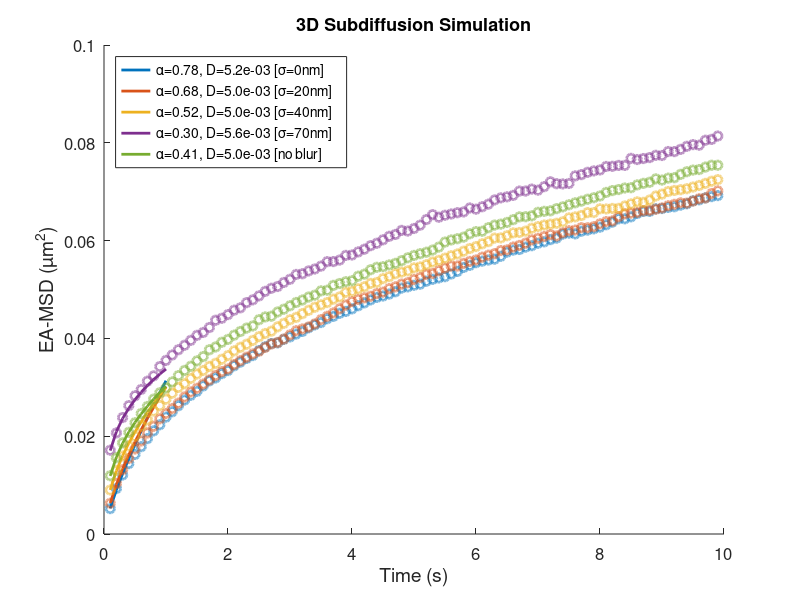

Source code (MATLAB): (Note: this script raises an error after producing the figure.)
%{
Author: Yu-Huan Wang (Kim Lab at UIUC) - yuhuanw2@illinois.edu
    Creation date: 9/24/2024
    Last update date: 

Description: This code simulation the diffusion following fractional
Brownian Motion (fBM), this allows subdiffusion simulation

I added the effect of locErr & motion blur compared to subdiffSim.m

Old: I used for loop to genearte tracks, instead of stroing in a structure

There're two fitting methods to choose from: 1) linear fitting in log
scale. 2) non-linear fitting in log scale
fBM core: 10.1103/PhysRevE.110.014105 (Eq.1)
---------------------------------------------------------------------------
%}

clear, clc, close all

simPath = 'C:\Users\yuhuanw2\Documents\MATLAB\simDiffusion\'; cd( simPath)
strain = 'sim';

% imaging parameters
nTracks = 10000; 
nFrames = 100;      % frane number: 100 frames
frameT = 100e-3;    % frame interval: 500 ms
expT = 100e-3;      % exposure time: 100 ms
dt = expT/ 5;       % simulation step time: 20 ms

% secondary parameters
nInterval = frameT/ dt;         % number of simulation steps per frame
nAvg = expT/ dt;                % number of averaging steps per exposure
nSteps = nFrames* nInterval;    % simulation steps, simulation track length
time = dt* nInterval*( 1:nFrames-1); % readout time points

% diffusion parameters
alpha = 0.4;        % subdiffusion exponent
D = 0.005;          % um^2/s
locErr = 20e-3;     % 20 nm, unit: um


fprintf( '~~~~ Simulation Starts ~~~~\n')
fprintf( '   D = %.1g,  frameT = %d ms,  nFrame = %d,  locErr = %.1g nm\n', D, frameT*1e3, nFrames, locErr*1e3)
fprintf( '   dt = %d ms,  nAvg = %d steps,  overall movement: %.2f um\n', dt*1e3, nAvg, sqrt( 2*D*frameT*nFrames))
fprintf( '   locErr^2 = %d nm^2, motion blur = %.2f nm^2\n\n', locErr^2* 1e6, 2*D*expT^alpha/ (1+alpha)/ (2+alpha)* 1e6)

%% Subdiffusion simulation (fBM)

t = dt*( 1: nSteps);    covMat = zeros( nSteps);

tStart = tic;

% creating the covariance matrix
for i = 1: nSteps
    for j = 1: i
        % symmetric matrix, only calculate lower half
        covMat( i, j) = t(i)^alpha + t(j)^alpha - abs( t(i)-t(j))^alpha;        
    end
end

% Cholesky decomposition
L = chol( D* covMat, 'lower');
fprintf( '~~~~  Time: %.2f s (Covariance Matrix Created)  ~~~~\n\n', toc( tStart))


%% Create Tracks & MSD Plotting

close all

figure( 'Position', [1000 400 420 400])
colorList = get( gca,'colororder');     colorList = repmat( colorList, [2, 1]);

fitR = 1: 3; % fitting region of MSD
dim = 3; % dimension of the system

linearFitFlag = 1; % 1: linear fit, 2: non-linear fit

locErrList = [ 0 20 40 70 0]* 1e-3;
% locErrList = [ 30 40 50 60 70]* 1e-3;
% nTracks = 50000;

blurFlag = true( 1, length( locErrList));
blurFlag( end) = false;

fitResult = nan( length( locErrList), 2);

for c = 1: length( locErrList)

    locErr = locErrList( c);
    EnsMSD = nan( nTracks, nFrames-1);
    
    tStart = tic;
    for i = 1: nTracks
        
        traj = L* randn( nSteps, 3); % subdiffusive tracks
        locE = sqrt( 2*locErr^2)* randn( nSteps, 3); % unit: um
        
        trajLoc = traj + locE;
        
        if logical( blurFlag( c))
            % motion blur: average position of every nAvg frames 
            tmp = reshape( trajLoc', 3, nInterval, []); % divide by each frame
            trajAvg = squeeze( mean( tmp( :, 1:nAvg, :), 2))'; % average over the exposure
        else
            trajAvg = traj( 1: nInterval: end, :);
        end
            
        dr = trajAvg( 2:end, :) - trajAvg( 1, :);

        MSD = sum( dr.^2, 2); % squared displacement (t-1 timelags)
        EnsMSD( i, :) = MSD; % store it in ensemble MSD matrix (fixed length) for EA-MSD plotting
    end

    eaMSD = mean( EnsMSD, 1);
    time = (1: nFrames-1)* dt*nInterval; % readout time points

    if logical( blurFlag( c))
        note = sprintf( '\\sigma=%dnm', locErr*1e3);
    else
        note = 'no blur';
    end
    
    % plot MSD
    scatter( time, eaMSD, 40, 'LineWidth', 2, 'MarkerEdgeColor', colorList( c,:),...
        'MarkerEdgeAlpha', 0.5, 'HandleVisibility','off'), hold on


    % linear fit in log-log scale 
    f = polyfit( log( time( fitR)), log( eaMSD( fitR)), 1);
    alphaFit = f(1);    DFit = exp( f(2))/ (2*dim);
    
    if logical( linearFitFlag)
        % plot linear fit
        tFit = time( 1: round( end/10));  MSDFit =  2* dim* DFit* tFit.^ alphaFit;
        plot( tFit, MSDFit, 'LineWidth', 2, 'color', colorList( c,:), ...
            'DisplayName', sprintf( '\\alpha=%.2f, D=%.1e [%s]', alphaFit, DFit, note))
    else
        % non-linear fit using a comprehensive form: MSD = 6Dt^a + 6*locE^2 (problematic form for locE, overestimate)
        fun = fittype( 'log( 6*a*(x)^b+6*c)');
        x0 = [ DFit, alphaFit, 0];
        xmin = [ 0, 0, -inf];
        xmax = [ inf, 2, inf];
        fitR2 = 1: 20;

        f = fit( time(fitR2)', log( eaMSD(fitR2))', fun, 'StartPoint', x0, 'Lower', xmin, 'Upper', xmax);
        DFit = f.a;  alphaFit = f.b;  locErrFit = sign( f.c)* sqrt( abs( f.c)); % unit: um

        tFit = linspace( time(1), time( round( nFrames/2)), 1000);
        MSDFit = 2*dim*( DFit* tFit.^ alphaFit + f.c);
        plot( tFit, MSDFit, 'LineWidth', 2, 'color', colorList( c,:), 'DisplayName', ...
            sprintf( '\\alpha=%.2f, D=%.1e, \\sigma=%.0fnm', alphaFit, DFit, locErrFit*1e3))
    end

    % MSDtheo = 2* dim* Dapp* tFit.^ alphaFit;
    fitResult( c, :) = [alphaFit, DFit];
    fprintf( '~~~~  Time: %.2f s (%d tracks, %d steps)  ~~~~\n', toc( tStart), nTracks, nSteps)
end

% plot setting
figure( gcf)
set( gca, 'FontSize', 12)
xlabel( 'Time (s)', 'FontSize', 14)
ylabel( 'EA-MSD (µm^2)', 'FontSize', 14)
legend( 'Location', 'northwest', 'FontSize', 10)

title( '3D Subdiffusion Simulation', 'FontSize', 13)
subtitle( sprintf( 'Input: \\alpha=%g, D=%.0g, \\sigma varies', alpha, D), 'FontSize', 13)
set( gca, 'Xscale', 'log', 'YScale', 'log')

simTxt = sprintf( '%d tracks\nframeT = %dms\ndt = %dms', nTracks, frameT*1e3, dt*1e3);
    
txt = text( 0.5, 0.2, simTxt, 'FontSize', 13, 'Units', 'normalized');
% txt = text( 0.1, 0.85, simTxt, 'FontSize', 13, 'Units', 'normalized');


